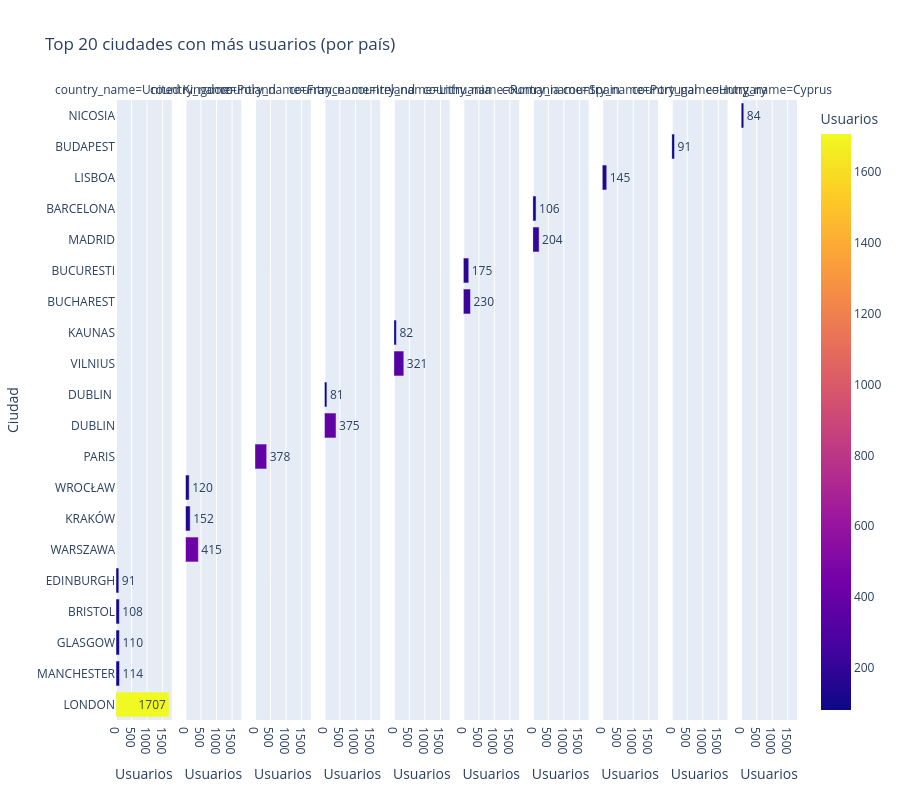

The notebook cell this image was saved under:
### Markdown cell above
__por ciudad__

### Code cell
# Filtrar registros válidos
df_ciudades = df_perfil_usuario[
    df_perfil_usuario['city'].notna() & df_perfil_usuario['country_name'].notna()
]

# Agrupar por país y ciudad, contar usuarios únicos
usuarios_ciudades = (
    df_ciudades.groupby(['country_name', 'city'])['user_id']
    .nunique()
    .reset_index()
    .rename(columns={'user_id': 'usuarios'})
    .sort_values('usuarios', ascending=False)
)

# Seleccionar el top 20 por número de usuarios
top_ciudades = usuarios_ciudades.head(20)

# Mostrar tabla
display(top_ciudades)

# Graficar
fig_top_ciudades = px.bar(
    top_ciudades,
    x='usuarios',
    y='city',
    color='usuarios',
    text='usuarios',
    orientation='h',
    labels={'city': 'Ciudad', 'usuarios': 'Usuarios'},
    title='Top 20 ciudades con más usuarios (por país)',
    facet_col='country_name',  # opcional: dividir por país si quieres
)

fig_top_ciudades.update_layout(height=800, showlegend=False)
fig_top_ciudades.show()

### Figure 1 — Plotly figure (JSON) as saved in the notebook; plotly's stock layout.template omitted (floating-point values rounded to 4 significant figures)
{"data": [{"alignmentgroup": "True", "hovertemplate": "country_name=United Kingdom<br>Usuarios=%{marker.color}<br>Ciudad=%{y}<extra></extra>", "legendgroup": "", "marker": {"color": [1707, 114, 110, 108, 91], "coloraxis": "coloraxis", "pattern": {"shape": ""}}, "name": "", "offsetgroup": "", "orientation": "h", "showlegend": false, "text": [1707, 114, 110, 108, 91], "textposition": "auto", "type": "bar", "x": [1707, 114, 110, 108, 91], "xaxis": "x", "y": ["LONDON", "MANCHESTER", "GLASGOW", "BRISTOL", "EDINBURGH"], "yaxis": "y"}, {"alignmentgroup": "True", "hovertemplate": "country_name=Poland<br>Usuarios=%{marker.color}<br>Ciudad=%{y}<extra></extra>", "legendgroup": "", "marker": {"color": [415, 152, 120], "coloraxis": "coloraxis", "pattern": {"shape": ""}}, "name": "", "offsetgroup": "", "orientation": "h", "showlegend": false, "text": [415, 152, 120], "textposition": "auto", "type": "bar", "x": [415, 152, 120], "xaxis": "x2", "y": ["WARSZAWA", "KRAKÓW", "WROCŁAW"], "yaxis": "y2"}, {"alignmentgroup": "True", "hovertemplate": "country_name=France<br>Usuarios=%{marker.color}<br>Ciudad=%{y}<extra></extra>", "legendgroup": "", "marker": {"color": [378], "coloraxis": "coloraxis", "pattern": {"shape": ""}}, "name": "", "offsetgroup": "", "orientation": "h", "showlegend": false, "text": [378], "textposition": "auto", "type": "bar", "x": [378], "xaxis": "x3", "y": ["PARIS"], "yaxis": "y3"}, {"alignmentgroup": "True", "hovertemplate": "country_name=Ireland<br>Usuarios=%{marker.color}<br>Ciudad=%{y}<extra></extra>", "legendgroup": "", "marker": {"color": [375, 81], "coloraxis": "coloraxis", "pattern": {"shape": ""}}, "name": "", "offsetgroup": "", "orientation": "h", "showlegend": false, "text": [375, 81], "textposition": "auto", "type": "bar", "x": [375, 81], "xaxis": "x4", "y": ["DUBLIN", "DUBLIN "], "yaxis": "y4"}, {"alignmentgroup": "True", "hovertemplate": "country_name=Lithuania<br>Usuarios=%{marker.color}<br>Ciudad=%{y}<extra></extra>", "legendgroup": "", "marker": {"color": [321, 82], "coloraxis": "coloraxis", "pattern": {"shape": ""}}, "name": "", "offsetgroup": "", "orientation": "h", "showlegend": false, "text": [321, 82], "textposition": "auto", "type": "bar", "x": [321, 82], "xaxis": "x5", "y": ["VILNIUS", "KAUNAS"], "yaxis": "y5"}, {"alignmentgroup": "True", "hovertemplate": "country_name=Romania<br>Usuarios=%{marker.color}<br>Ciudad=%{y}<extra></extra>", "legendgroup": "", "marker": {"color": [230, 175], "coloraxis": "coloraxis", "pattern": {"shape": ""}}, "name": "", "offsetgroup": "", "orientation": "h", "showlegend": false, "text": [230, 175], "textposition": "auto", "type": "bar", "x": [230, 175], "xaxis": "x6", "y": ["BUCHAREST", "BUCURESTI"], "yaxis": "y6"}, {"alignmentgroup": "True", "hovertemplate": "country_name=Spain<br>Usuarios=%{marker.color}<br>Ciudad=%{y}<extra></extra>", "legendgroup": "", "marker": {"color": [204, 106], "coloraxis": "coloraxis", "pattern": {"shape": ""}}, "name": "", "offsetgroup": "", "orientation": "h", "showlegend": false, "text": [204, 106], "textposition": "auto", "type": "bar", "x": [204, 106], "xaxis": "x7", "y": ["MADRID", "BARCELONA"], "yaxis": "y7"}, {"alignmentgroup": "True", "hovertemplate": "country_name=Portugal<br>Usuarios=%{marker.color}<br>Ciudad=%{y}<extra></extra>", "legendgroup": "", "marker": {"color": [145], "coloraxis": "coloraxis", "pattern": {"shape": ""}}, "name": "", "offsetgroup": "", "orientation": "h", "showlegend": false, "text": [145], "textposition": "auto", "type": "bar", "x": [145], "xaxis": "x8", "y": ["LISBOA"], "yaxis": "y8"}, {"alignmentgroup": "True", "hovertemplate": "country_name=Hungary<br>Usuarios=%{marker.color}<br>Ciudad=%{y}<extra></extra>", "legendgroup": "", "marker": {"color": [91], "coloraxis": "coloraxis", "pattern": {"shape": ""}}, "name": "", "offsetgroup": "", "orientation": "h", "showlegend": false, "text": [91], "textposition": "auto", "type": "bar", "x": [91], "xaxis": "x9", "y": ["BUDAPEST"], "yaxis": "y9"}, {"alignmentgroup": "True", "hovertemplate": "country_name=Cyprus<br>Usuarios=%{marker.color}<br>Ciudad=%{y}<extra></extra>", "legendgroup": "", "marker": {"color": [84], "coloraxis": "coloraxis", "pattern": {"shape": ""}}, "name": "", "offsetgroup": "", "orientation": "h", "showlegend": false, "text": [84], "textposition": "auto", "type": "bar", "x": [84], "xaxis": "x10", "y": ["NICOSIA"], "yaxis": "y10"}], "layout": {"annotations": [{"font": {}, "showarrow": false, "text": "country_name=United Kingdom", "x": 0.041, "xanchor": "center", "xref": "paper", "y": 1, "yanchor": "bottom", "yref": "paper"}, {"font": {}, "showarrow": false, "text": "country_name=Poland", "x": 0.143, "xanchor": "center", "xref": "paper", "y": 1, "yanchor": "bottom", "yref": "paper"}, {"font": {}, "showarrow": false, "text": "country_name=France", "x": 0.245, "xanchor": "center", "xref": "paper", "y": 1, "yanchor": "bottom", "yref": "paper"}, {"font": {}, "showarrow": false, "text": "country_name=Ireland", "x": 0.347, "xanchor": "center", "xref": "paper", "y": 1, "yanchor": "bottom", "yref": "paper"}, {"font": {}, "showarrow": false, "text": "country_name=Lithuania", "x": 0.449, "xanchor": "center", "xref": "paper", "y": 1, "yanchor": "bottom", "yref": "paper"}, {"font": {}, "showarrow": false, "text": "country_name=Romania", "x": 0.551, "xanchor": "center", "xref": "paper", "y": 1, "yanchor": "bottom", "yref": "paper"}, {"font": {}, "showarrow": false, "text": "country_name=Spain", "x": 0.653, "xanchor": "center", "xref": "paper", "y": 1, "yanchor": "bottom", "yref": "paper"}, {"font": {}, "showarrow": false, "text": "country_name=Portugal", "x": 0.755, "xanchor": "center", "xref": "paper", "y": 1, "yanchor": "bottom", "yref": "paper"}, {"font": {}, "showarrow": false, "text": "country_name=Hungary", "x": 0.857, "xanchor": "center", "xref": "paper", "y": 1, "yanchor": "bottom", "yref": "paper"}, {"font": {}, "showarrow": false, "text": "country_name=Cyprus", "x": 0.959, "xanchor": "center", "xref": "paper", "y": 1, "yanchor": "bottom", "yref": "paper"}], "barmode": "relative", "coloraxis": {"colorbar": {"title": {"text": "Usuarios"}}, "colorscale": [[0, "#0d0887"], [0.1111, "#46039f"], [0.2222, "#7201a8"], [0.3333, "#9c179e"], [0.4444, "#bd3786"], [0.5556, "#d8576b"], [0.6667, "#ed7953"], [0.7778, "#fb9f3a"], [0.8889, "#fdca26"], [1, "#f0f921"]]}, "height": 800, "legend": {"tracegroupgap": 0}, "showlegend": false, "title": {"text": "Top 20 ciudades con más usuarios (por país)"}, "xaxis": {"anchor": "y", "domain": [0, 0.082], "title": {"text": "Usuarios"}}, "xaxis10": {"anchor": "y10", "domain": [0.918, 1], "matches": "x", "title": {"text": "Usuarios"}}, "xaxis2": {"anchor": "y2", "domain": [0.102, 0.184], "matches": "x", "title": {"text": "Usuarios"}}, "xaxis3": {"anchor": "y3", "domain": [0.204, 0.286], "matches": "x", "title": {"text": "Usuarios"}}, "xaxis4": {"anchor": "y4", "domain": [0.306, 0.388], "matches": "x", "title": {"text": "Usuarios"}}, "xaxis5": {"anchor": "y5", "domain": [0.408, 0.49], "matches": "x", "title": {"text": "Usuarios"}}, "xaxis6": {"anchor": "y6", "domain": [0.51, 0.592], "matches": "x", "title": {"text": "Usuarios"}}, "xaxis7": {"anchor": "y7", "domain": [0.612, 0.694], "matches": "x", "title": {"text": "Usuarios"}}, "xaxis8": {"anchor": "y8", "domain": [0.714, 0.796], "matches": "x", "title": {"text": "Usuarios"}}, "xaxis9": {"anchor": "y9", "domain": [0.816, 0.898], "matches": "x", "title": {"text": "Usuarios"}}, "yaxis": {"anchor": "x", "domain": [0, 1], "title": {"text": "Ciudad"}}, "yaxis10": {"anchor": "x10", "domain": [0, 1], "matches": "y", "showticklabels": false}, "yaxis2": {"anchor": "x2", "domain": [0, 1], "matches": "y", "showticklabels": false}, "yaxis3": {"anchor": "x3", "domain": [0, 1], "matches": "y", "showticklabels": false}, "yaxis4": {"anchor": "x4", "domain": [0, 1], "matches": "y", "showticklabels": false}, "yaxis5": {"anchor": "x5", "domain": [0, 1], "matches": "y", "showticklabels": false}, "yaxis6": {"anchor": "x6", "domain": [0, 1], "matches": "y", "showticklabels": false}, "yaxis7": {"anchor": "x7", "domain": [0, 1], "matches": "y", "showticklabels": false}, "yaxis8": {"anchor": "x8", "domain": [0, 1], "matches": "y", "showticklabels": false}, "yaxis9": {"anchor": "x9", "domain": [0, 1], "matches": "y", "showticklabels": false}}}
